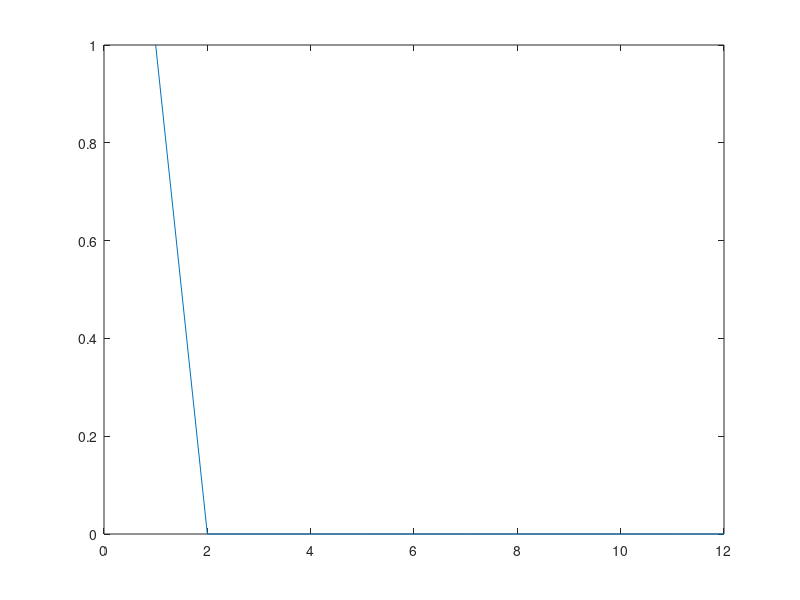

MATLAB code for this plot:

clear all
%Model Parameters
phi_p = 0.1;
phi_g=0.3;
phi_l=0.35;
gamma=0.97;% rate of change of primacy gradient across groups
sigma_gp=0.02;%
sigma_L=0.02;
sigma_v=0.005;
rho=0.3;
theta=0.003;
eta_NC=0.15;% learning rate for assoication between context and group

% experimental details
nTrials=1000;
listlength=12;
possGroupSize=1:5;

v=zeros(nTrials, listlength); % this can be easily pre-allocated, so should be
recalled_item=zeros(nTrials,1);

N_O=0; % counter for non recalled items

for t=1:nTrials
    
    r=zeros(1,listlength);
    
    % Here is what happens in model
    % We generated a longish vector of group sizes, then find first
    % group that takes us beyond list length. We truncate that group
    % and use only the groups we need
    
    groupSize=randsample(possGroupSize,listlength,true);% random
    
    % or constant within list, but varies across lists
    %groupSize=repmat(randsample(possGroupSize,1,true),1,listlength);
    
    cumulz = cumsum(groupSize);
    numGroups = find(cumulz>=listlength, 1, 'first'); % finds first instance
    groupSize(numGroups) = listlength-cumulz(numGroups-1);
    groupSize = groupSize(1:numGroups);
    
    lContext = ones(1,numGroups);     % control element for list context (each group has a list context)
    List_cue = 1; % cues the list - at moment set to last LIST
    eta_LC=1+randn(1,numGroups)*sigma_L; % Eq A3
    
    C_LC=eta_LC.*phi_l.^abs(List_cue-lContext); %Eq A7 - control element for list
    C_NC=zeros(1,numGroups); % control element for group cue
    C_NC(1)=eta_NC; % this shouldn't be list cue, but rather the
                            % cue to a particular group (let's say the
                            % first, but try setting it to last group)
    %C=zeros(1,numGroups); % don't need this, as it is overwritten in next line
    C=C_NC+C_LC; % list and group control elements added
    [max_value,max_idx]=max(C); % select most activated
    C(max_idx)=1; % set control element for most activared to 1
    % not sure what effect previous line has, as it isn't used below
    
    % make group markers
    gContext = [];
    pContext = [];
    absP = [];
    % set control elements
    
    for gz=1:length(groupSize)
        gContext = [gContext repmat(gz,1,groupSize(gz))];
        pContext = [pContext linspace(0,1,groupSize(gz))];
        absP = [absP 1:groupSize(gz)];
    end
    
    % commented out following line as it didn't make sense
    %item_probe=listlength-(sum(groupSize(max_idx:end)))+1; % want to probe for first item of cued group
    % instead, let's just use 1 for the moment, and soon we will
    % implement sequential retrieval
    item_probe = 1;
    
    Group_cue=max_idx;% conext cued of the most activated group
    P_CG=1; % assume no effect of time
    
    eta_gv=gamma.^(absP-1)+randn(1,listlength)*sigma_gp; %Eq A10
    v_GV = P_CG*eta_gv.*phi_g.^abs(Group_cue-gContext); %Eq A11
    v_PV = phi_p.^abs(pContext(item_probe)-pContext); %Eq A14
    
    % implemented primacy gradient
    v_PV=eta_gv.*v_PV;
    
    % sum group and item vectors to get activation of each item
    t_v = rho*v_GV + (1-rho)*v_PV; % Eq A15
    v(t,:)=t_v;
    % noisy retrieval Eq A16
    noise=randn(1,listlength)*sigma_v;
    a=(t_v+noise).*(1-r);
    % activation of two highest items
    [max_value,max_idx] = max(a);
    a(max_idx) = NaN;
    second_max = max(a);
    a = max_value; % retruns max_value into a
    
    if (max_value-second_max)>theta
        recalled_item(t)=max_idx;
    else
        recalled_item(t)=0;
    end
end

for i=1:listlength;
    prop(i)=numel(find(recalled_item==i))/nTrials;
end

plot(1:i,prop)

Av_v=mean(v);
Av_a=mean(a);
